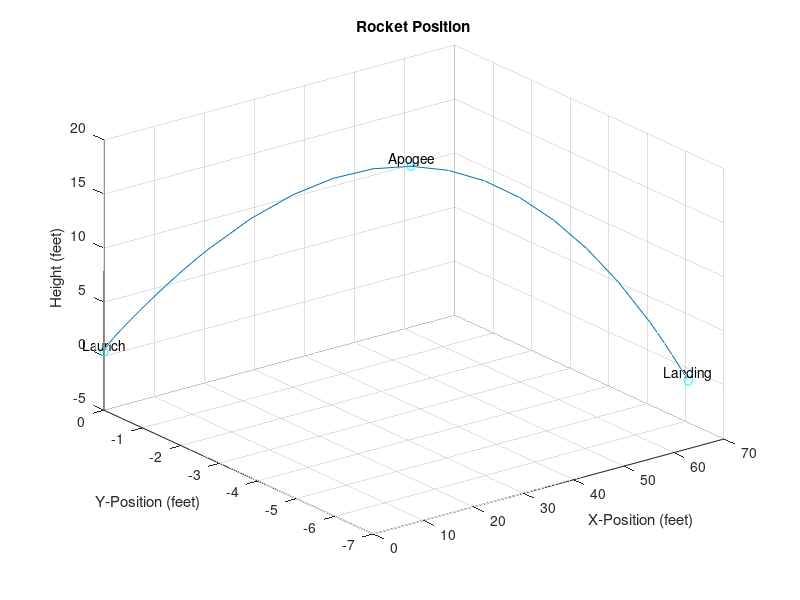

MATLAB code to generate this figure:
close all
clear 
clc

%Load Results
load result.mat
s = result(1); 
% t
% ma
% Va
% mr
% x
% y
% z
% vx
% vy
% vz
% rangeft
% angle
l = length(s.t);

% Plot position
figure
plot3(s.x,s.y,s.z)
title('Rocket Position')
xlabel('X-Position (feet)')
ylabel('Y-Position (feet)')
zlabel('Height (feet)')
grid on
hold on

labels = {'Launch','Apogee','Landing'};
x = [s.x(1) s.x(s.z==max(s.z)) s.x(end)];
y = [s.y(1) s.y(s.z==max(s.z)) s.y(end)];
z = [s.z(1) max(s.z) s.z(end)];
plot3(x,y,z,'co')
text(x,y,z,labels,'VerticalAlignment','bottom','HorizontalAlignment','center')


% Direction Arrow
% pt = 50;
% quiver3(s.x(pt), s.y(pt), s.z(pt), s.x(pt+1), s.y(pt+1), s.z(pt+1))
